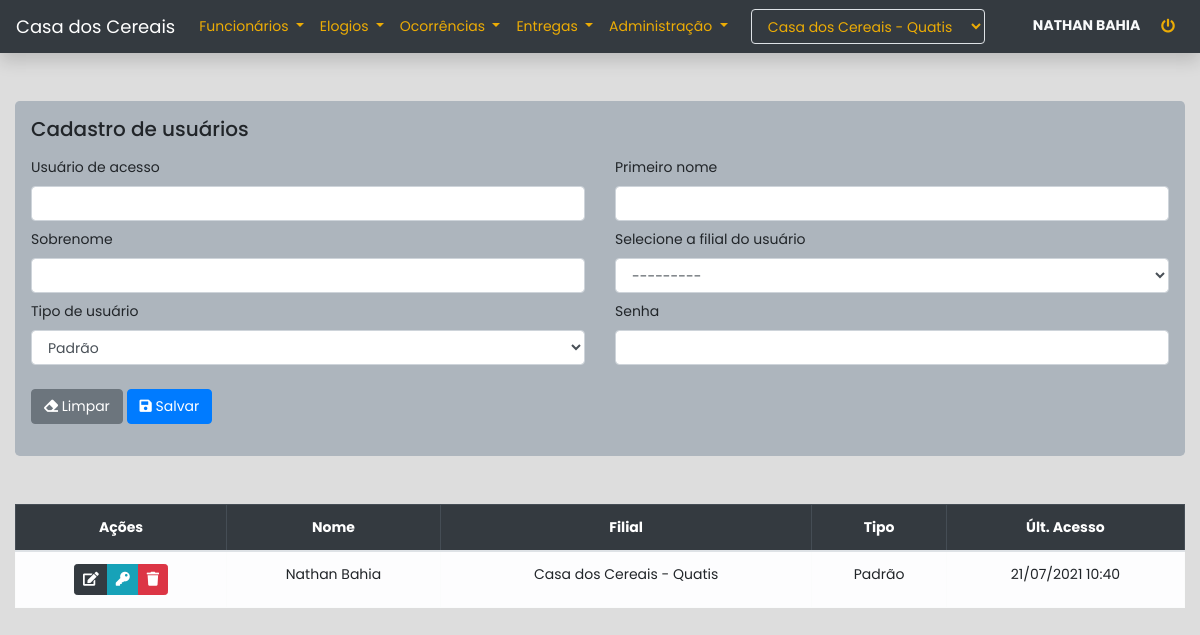
Screenshot of /users/add/ (signed in) with the database file from the repository.
### apps/usuarios/models.py (models this page shows, shortened)
class Perfil(models.Model):
    usuario = models.ForeignKey(get_user_model(), on_delete=models.CASCADE, related_name='perfil')
    filial = models.ForeignKey(Filial, on_delete=models.CASCADE)
    tipo = models.CharField(max_length=3, choices=choices.TIPO_USUARIO, default='1')
    ativo = models.BooleanField(default=True)

### apps/core/models.py (models this page shows, shortened)
class Base(models.Model):
    usuario = models.ForeignKey(get_user_model(), on_delete=models.SET_NULL, null=True)
    criacao = models.DateTimeField(auto_now_add=True)
    alteracao = models.DateTimeField(auto_now=True)
    ativo = models.BooleanField(default=True)
    class Meta:
        abstract = True

class Filial(Base):
    nome = models.CharField(max_length=255)
    cidade = models.CharField(max_length=255)
    def __str__(self):
        return f'{self.nome} - {self.cidade}'
    class Meta:
        verbose_name = 'Filial'
        verbose_name_plural = 'Filiais'
        ordering = ['nome', 'cidade']

### apps/usuarios/views.py (the view, shortened to what this page needs)
# urls.py: path('add/', views.usuarios, name='usuarios'),
@login_required
def usuarios(request, pk=None):
    usuario = request.user.perfil.latest('id')
    if not usuario.tipo == '2':
        return redirect('core:index')
    instance = None
    perfil = None
    msg_sucesso = 'Usuário cadastrado com sucesso'
    msg_erro = 'Falha ao cadastrar usuário'
    if pk:
        instance = User.objects.get(pk=pk)
        perfil = instance.perfil.latest('id')
        msg_sucesso = 'Usuário editado com sucesso'
        msg_erro = 'Falha ao editar usuário'
    form = forms.UsuarioForm()
    query = None
    if not instance:
        query = models.Perfil.objects.filter(
            filial=usuario.filial,
            ativo=True,
            tipo='1'
        )
    context = {
        'form': form,
        'instance': instance,
        'usuarios': query
    }
    return render(request, 'registration/cadastro.html', context)

### apps/core/context_processors.py (called while the page is built)
def usuario(request):
    if not request.user.is_authenticated:
        return {}
    context = {'usuario': {}}
    perfil = request.user.perfil.order_by('id').last()
    if perfil:
        context['usuario']['filial'] = perfil.filial
        context['usuario']['filiais'] = models.Filial.objects.all()
        if perfil.tipo == '2':
            context['usuario']['administrador'] = True
    return context

### apps/usuarios/templates/registration/cadastro.html (shortened to what this page needs)
{% extends 'core/base.html' %}
{% load bootstrap4 %}
{% block content %}
<div class="container-fluid">
    <form method='post' class='my-5 jumbotron p-3' autocomplete="off">
        {% if instance %}
            <h5>Editar usuário</h5>
        {% else %}
            <h5>Cadastro de usuários</h5>
        {% endif %}
        <div class="row mx-0 mt-3">
            <div class="col-12 col-sm-6 pl-sm-0">
                <div class="form-group mb-2">
                    <label for="{{ form.username.id_for_label }}">Usuário de acesso</label>
                    {{ form.username }}
                </div>
            </div>
            <div class="col-12 col-sm-6 pr-sm-0">
                <div class="form-group mb-2">
                    <label for="{{ form.first_name.id_for_label }}">Primeiro nome</label>
                    {{ form.first_name }}
                </div>
            </div>
            <div class="col-12 col-sm-6 pl-sm-0">
                <div class="form-group mb-2">
                    <label for="{{ form.last_name.id_for_label }}">Sobrenome</label>
                    {{ form.last_name }}
                </div>
            </div>
            <div class="col-12 col-sm-6 pr-sm-0">
                <div class="form-group mb-2">
                    <label for="{{ form.filial.id_for_label }}">{{ form.filial.label }}</label>
                    {{ form.filial }}
                </div>
            </div>
            <div class="col-12 col-sm-6 pl-sm-0">
                <div class="form-group mb-2">
                    <label for="{{ form.tipo.id_for_label }}">{{ form.tipo.label }}</label>
                    {{ form.tipo }}
                </div>
            </div>
            {% if not instance %}
                <div class="col-12 col-sm-6 pr-sm-0">
                    <div class="form-group mb-2">
                        <label for="{{ form.password.id_for_label }}">{{ form.password.label }}</label>
                        {{ form.password }}
                    </div>
                </div>
            {% endif %}
            <div class="col-12 my-3 px-0">
                {% if instance %}
                    <a href="{% url "usuarios:usuarios" %}" type="reset" class="btn btn-secondary">
                        <i class="fas fa-arrow-left"></i> Cancelar
                    </a>
                {% else %}
                    <button type="reset" class="btn btn-secondary">
                        <i class="fas fa-eraser"></i> Limpar
                    </button>
                {% endif %}
                <button type="submit" class="btn btn-primary">
                    <i class="fas fa-save"></i> Salvar
                </button>
            </div>
        </div>
    </form>
    {% if not instance %}
        {% if usuarios %}
            <div class="table-responsive mt-5">
                <table class="table table-bordered text-center">
                    <thead class="table-dark">
                        <tr>
                            <th>Ações</th>
                            <th>Nome</th>
                            <th>Filial</th>
                            <th>Tipo</th>
                            <th>Últ. Acesso</th>
                        </tr>
                    </thead>
                    <tbody class="table-light">
                        {% for u in usuarios %}
                            <tr>
                                <td>
                                    <div class="btn-group">
                                        <a href="{% url "usuarios:edit_usuarios" u.usuario.id %}" class="btn btn-sm btn-dark btn-edit-usuario" data-usuario="{{ u.id }}"><i class="fas fa-edit"></i></a>
                                        <button class="btn btn-sm btn-info btn-password-usuario" data-usuario="{{ u.usuario.id }}"><i class="fas fa-key"></i></button>
                                        <button class="btn btn-sm btn-danger btn-delete-usuario" data-usuario="{{ u.usuario.id }}"><i class="fas fa-trash"></i></button>
                                    </div>
                                </td>
                                <td>{{ u.usuario.get_full_name }}</td>
                                <td>{{ u.filial }}</td>
                                <td>{{ u.get_tipo_display }}</td>
                                <td>{{ u.usuario.last_login|date:'d/m/Y H:i' }}</td>
                            </tr>
                        {% endfor %}
                    </tbody>
                </table>
            </div>
            {% else %}
            <div class="alert alert-warning mt-5">
                Nenhum usuário cadastrado até o momento
            </div>
        {% endif %}
    {% endif %}
</div>
{% endblock %}

### apps/core/templates/core/base.html (shortened to what this page needs)
{% load static %}
<!DOCTYPE html>
{% load bootstrap4 %}
<html lang="pt-br">
    <head>
        <link rel="stylesheet" href="https://use.fontawesome.com/releases/v5.0.13/css/all.css">
        {% bootstrap_css %}
    </head>
    <body>
    <nav class="navbar navbar-expand-lg navbar-dark bg-dark shadow mb-5">
        <a class="navbar-brand" href="{% url 'core:index' %}">Casa dos Cereais</a>
        <div class="collapse navbar-collapse" id="navbarSupportedContent">
            <ul class="navbar-nav mr-auto">
                <li class="nav-item dropdown">
                    <a class="nav-link dropdown-toggle text-warning" href="#" id="dropFuncionarios" role="button"
                       data-toggle="dropdown" aria-haspopup="true" aria-expanded="false">
                        Funcionários
                    </a>
                </li>
                <li class="nav-item dropdown text-warning">
                    <a class="nav-link dropdown-toggle text-warning" href="#" id="dropElogios" role="button"
                       data-toggle="dropdown" aria-haspopup="true" aria-expanded="false">
                        Elogios
                    </a>
                </li>
                <li class="nav-item dropdown">
                    <a class="nav-link dropdown-toggle text-warning" href="#" id="dropOcorrencias" role="button"
                       data-toggle="dropdown" aria-haspopup="true" aria-expanded="false">
                        Ocorrências
                    </a>
                </li>
                <li class="nav-item dropdown">
                    <a class="nav-link dropdown-toggle text-warning" href="#" id="dropEntregas" role="button"
                       data-toggle="dropdown" aria-haspopup="true" aria-expanded="false">
                        Entregas
                    </a>
                </li>
                <li class="nav-item dropdown">
                    <a class="nav-link dropdown-toggle text-warning" href="#" id="dropAdm" role="button"
                       data-toggle="dropdown" aria-haspopup="true" aria-expanded="false">
                        Administração
                    </a>
                </li>
            </ul>
            {% if usuario.administrador %}
                <div class="mr-sm-5">
                    <form action="{% url "core:altera_filial" %}" method="post" id="formFilial">
                        <div class="form group">
                            <select name="filial" id="" class="form-control bg-dark border boder-light text-warning" onchange="$('#formFilial').submit()">
                                {% for filial in usuario.filiais %}
                                    <option value="{{ filial.id }}" {% if usuario.filial == filial %}selected{% endif %}>{{ filial }}</option>
                                {% endfor %}
                            </select>
                        </div>
                    </form>
                </div>
            {% endif %}
            <div class="text-light text-sm-right">
                <b>{{ request.user.get_full_name|upper }}</b>
                <a class='btn btn-sm ml-2' href="{% url 'usuarios:logout' %}" data-toggle="tooltip" title="Sair do sistema">
                    <i class="fas fa-power-off text-warning"></i>
                </a>
            </div>
        </div>
    </nav>
    {% block content %} {% endblock %}
    </body>
</html>

### apps/core/templates/core/base.html (style rules this page uses)
body, a, .btn, .form-control { font-family: 'Poppins', sans-serif; font-size: 14px !important; }
body { background-color: #DDD; }
.jumbotron { background-color: #adb5bd !important; }
.navbar-brand { font-size: 18px !important; }
.text-warning { color: #ecac05 !important; }
.btn-danger, .alert-danger { background: #dc3545 !important; }

### rows the page displays
Perfil: usuario.get_full_name "Nathan Bahia", filial "Casa dos Cereais - Quatis", tipo "Padrão", usuario.last_login "21/07/2021 10:40"

### other values shown
{{ request.user.get_full_name|upper }} "NATHAN BAHIA"
form field filial "Casa dos Cereais - Quatis"
